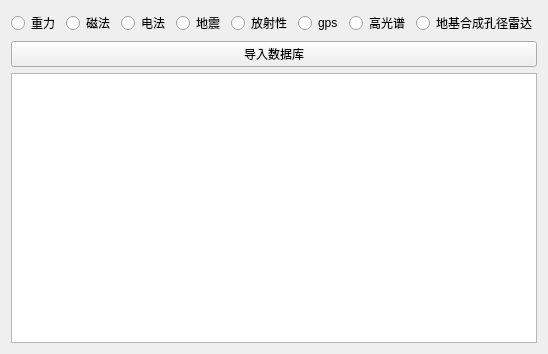
<?xml version="1.0" encoding="UTF-8"?>
<ui version="4.0">
 <class>Form</class>
 <widget class="QWidget" name="Form">
  <property name="geometry">
   <rect>
    <x>0</x>
    <y>0</y>
    <width>528</width>
    <height>354</height>
   </rect>
  </property>
  <property name="windowTitle">
   <string>Form</string>
  </property>
  <layout class="QVBoxLayout" name="verticalLayout">
   <item>
    <layout class="QHBoxLayout" name="horizontalLayout">
     <item>
      <widget class="QRadioButton" name="btnGarv">
       <property name="text">
        <string>重力</string>
       </property>
       <attribute name="buttonGroup">
        <string notr="true">buttonGroup</string>
       </attribute>
      </widget>
     </item>
     <item>
      <widget class="QRadioButton" name="btnMag">
       <property name="text">
        <string>磁法</string>
       </property>
       <attribute name="buttonGroup">
        <string notr="true">buttonGroup</string>
       </attribute>
      </widget>
     </item>
     <item>
      <widget class="QRadioButton" name="btnElec">
       <property name="text">
        <string>电法</string>
       </property>
       <attribute name="buttonGroup">
        <string notr="true">buttonGroup</string>
       </attribute>
      </widget>
     </item>
     <item>
      <widget class="QRadioButton" name="btnSeg">
       <property name="text">
        <string>地震</string>
       </property>
       <attribute name="buttonGroup">
        <string notr="true">buttonGroup</string>
       </attribute>
      </widget>
     </item>
     <item>
      <widget class="QRadioButton" name="btnGama">
       <property name="text">
        <string>放射性</string>
       </property>
       <attribute name="buttonGroup">
        <string notr="true">buttonGroup</string>
       </attribute>
      </widget>
     </item>
     <item>
      <widget class="QRadioButton" name="btnGps">
       <property name="text">
        <string>gps</string>
       </property>
       <attribute name="buttonGroup">
        <string notr="true">buttonGroup</string>
       </attribute>
      </widget>
     </item>
     <item>
      <widget class="QRadioButton" name="btnHyper">
       <property name="text">
        <string>高光谱</string>
       </property>
       <attribute name="buttonGroup">
        <string notr="true">buttonGroup</string>
       </attribute>
      </widget>
     </item>
     <item>
      <widget class="QRadioButton" name="btnSar">
       <property name="text">
        <string>地基合成孔径雷达</string>
       </property>
       <attribute name="buttonGroup">
        <string notr="true">buttonGroup</string>
       </attribute>
      </widget>
     </item>
    </layout>
   </item>
   <item>
    <widget class="QPushButton" name="btnData">
     <property name="text">
      <string>导入数据库</string>
     </property>
    </widget>
   </item>
   <item>
    <widget class="QTableView" name="table"/>
   </item>
  </layout>
 </widget>
 <resources/>
 <connections/>
 <buttongroups>
  <buttongroup name="buttonGroup"/>
 </buttongroups>
</ui>
